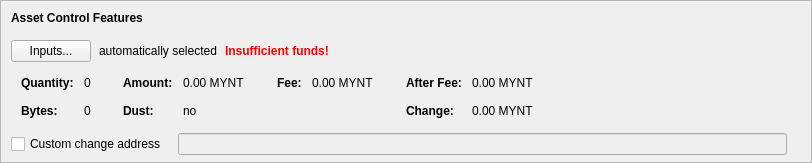
      <widget class="QFrame" name="frameAssetControl">
       <property name="sizePolicy">
        <sizepolicy hsizetype="Expanding" vsizetype="Fixed">
         <horstretch>0</horstretch>
         <verstretch>0</verstretch>
        </sizepolicy>
       </property>
       <property name="maximumSize">
        <size>
         <width>16777215</width>
         <height>16777215</height>
        </size>
       </property>
       <property name="frameShape">
        <enum>QFrame::StyledPanel</enum>
       </property>
       <property name="frameShadow">
        <enum>QFrame::Sunken</enum>
       </property>
       <layout class="QVBoxLayout" name="verticalLayoutAssetControl2">
        <property name="spacing">
         <number>0</number>
        </property>
        <property name="leftMargin">
         <number>0</number>
        </property>
        <property name="topMargin">
         <number>0</number>
        </property>
        <property name="rightMargin">
         <number>0</number>
        </property>
        <property name="bottomMargin">
         <number>6</number>
        </property>
        <item>
         <layout class="QVBoxLayout" name="verticalLayoutAssetControl" stretch="0,0,0,0,1">
          <property name="spacing">
           <number>0</number>
          </property>
          <property name="leftMargin">
           <number>10</number>
          </property>
          <property name="topMargin">
           <number>10</number>
          </property>
          <item>
           <layout class="QHBoxLayout" name="horizontalLayoutAssetControl1">
            <property name="bottomMargin">
             <number>15</number>
            </property>
            <item>
             <widget class="QLabel" name="labelAssetControlFeatures">
              <property name="sizePolicy">
               <sizepolicy hsizetype="Preferred" vsizetype="Maximum">
                <horstretch>0</horstretch>
                <verstretch>0</verstretch>
               </sizepolicy>
              </property>
              <property name="font">
               <font>
                <weight>75</weight>
                <bold>true</bold>
               </font>
              </property>
              <property name="styleSheet">
               <string notr="true">font-weight:bold;</string>
              </property>
              <property name="text">
               <string>Asset Control Features</string>
              </property>
             </widget>
            </item>
           </layout>
          </item>
          <item>
           <layout class="QHBoxLayout" name="horizontalLayoutAssetControl2" stretch="0,0,0,0">
            <property name="spacing">
             <number>8</number>
            </property>
            <property name="bottomMargin">
             <number>10</number>
            </property>
            <item>
             <widget class="QPushButton" name="pushButtonAssetControl">
              <property name="styleSheet">
               <string notr="true"/>
              </property>
              <property name="text">
               <string>Inputs...</string>
              </property>
              <property name="autoDefault">
               <bool>false</bool>
              </property>
             </widget>
            </item>
            <item>
             <widget class="QLabel" name="labelAssetControlAutomaticallySelected">
              <property name="text">
               <string>automatically selected</string>
              </property>
              <property name="margin">
               <number>5</number>
              </property>
             </widget>
            </item>
            <item>
             <widget class="QLabel" name="labelAssetControlInsuffFunds">
              <property name="font">
               <font>
                <weight>75</weight>
                <bold>true</bold>
               </font>
              </property>
              <property name="styleSheet">
               <string notr="true">color:red;font-weight:bold;</string>
              </property>
              <property name="text">
               <string>Insufficient funds!</string>
              </property>
              <property name="margin">
               <number>5</number>
              </property>
             </widget>
            </item>
            <item>
             <spacer name="horizontalSpacerAssetControl">
              <property name="orientation">
               <enum>Qt::Horizontal</enum>
              </property>
              <property name="sizeHint" stdset="0">
               <size>
                <width>40</width>
                <height>1</height>
               </size>
              </property>
             </spacer>
            </item>
           </layout>
          </item>
          <item>
           <widget class="QWidget" name="widgetAssetControl" native="true">
            <property name="sizePolicy">
             <sizepolicy hsizetype="Preferred" vsizetype="Preferred">
              <horstretch>0</horstretch>
              <verstretch>0</verstretch>
             </sizepolicy>
            </property>
            <property name="minimumSize">
             <size>
              <width>0</width>
              <height>0</height>
             </size>
            </property>
            <property name="styleSheet">
             <string notr="true"/>
            </property>
            <layout class="QHBoxLayout" name="horizontalLayoutAssetControl5">
             <property name="leftMargin">
              <number>0</number>
             </property>
             <property name="topMargin">
              <number>0</number>
             </property>
             <property name="rightMargin">
              <number>0</number>
             </property>
             <property name="bottomMargin">
              <number>0</number>
             </property>
             <item>
              <layout class="QHBoxLayout" name="horizontalLayoutAssetControl3" stretch="0,0,0,1">
               <property name="spacing">
                <number>20</number>
               </property>
               <property name="topMargin">
                <number>0</number>
               </property>
               <property name="bottomMargin">
                <number>10</number>
               </property>
               <item>
                <layout class="QFormLayout" name="formLayoutAssetControl1">
                 <property name="horizontalSpacing">
                  <number>10</number>
                 </property>
                 <property name="verticalSpacing">
                  <number>14</number>
                 </property>
                 <property name="leftMargin">
                  <number>10</number>
                 </property>
                 <property name="topMargin">
                  <number>4</number>
                 </property>
                 <property name="rightMargin">
                  <number>6</number>
                 </property>
                 <item row="0" column="0">
                  <widget class="QLabel" name="labelAssetControlQuantityText">
                   <property name="font">
                    <font>
                     <weight>75</weight>
                     <bold>true</bold>
                    </font>
                   </property>
                   <property name="text">
                    <string>Quantity:</string>
                   </property>
                   <property name="margin">
                    <number>0</number>
                   </property>
                  </widget>
                 </item>
                 <item row="0" column="1">
                  <widget class="QLabel" name="labelAssetControlQuantity">
                   <property name="cursor">
                    <cursorShape>IBeamCursor</cursorShape>
                   </property>
                   <property name="contextMenuPolicy">
                    <enum>Qt::ActionsContextMenu</enum>
                   </property>
                   <property name="text">
                    <string notr="true">0</string>
                   </property>
                   <property name="margin">
                    <number>0</number>
                   </property>
                   <property name="textInteractionFlags">
                    <set>Qt::LinksAccessibleByMouse|Qt::TextSelectableByKeyboard|Qt::TextSelectableByMouse</set>
                   </property>
                  </widget>
                 </item>
                 <item row="1" column="0">
                  <widget class="QLabel" name="labelAssetControlBytesText">
                   <property name="font">
                    <font>
                     <weight>75</weight>
                     <bold>true</bold>
                    </font>
                   </property>
                   <property name="text">
                    <string>Bytes:</string>
                   </property>
                  </widget>
                 </item>
                 <item row="1" column="1">
                  <widget class="QLabel" name="labelAssetControlBytes">
                   <property name="cursor">
                    <cursorShape>IBeamCursor</cursorShape>
                   </property>
                   <property name="contextMenuPolicy">
                    <enum>Qt::ActionsContextMenu</enum>
                   </property>
                   <property name="text">
                    <string notr="true">0</string>
                   </property>
                   <property name="textInteractionFlags">
                    <set>Qt::LinksAccessibleByMouse|Qt::TextSelectableByKeyboard|Qt::TextSelectableByMouse</set>
                   </property>
                  </widget>
                 </item>
                </layout>
               </item>
               <item>
                <layout class="QFormLayout" name="formLayoutAssetControl2">
                 <property name="horizontalSpacing">
                  <number>10</number>
                 </property>
                 <property name="verticalSpacing">
                  <number>14</number>
                 </property>
                 <property name="leftMargin">
                  <number>6</number>
                 </property>
                 <property name="topMargin">
                  <number>4</number>
                 </property>
                 <property name="rightMargin">
                  <number>6</number>
                 </property>
                 <item row="0" column="0">
                  <widget class="QLabel" name="labelAssetControlAmountText">
                   <property name="font">
                    <font>
                     <weight>75</weight>
                     <bold>true</bold>
                    </font>
                   </property>
                   <property name="text">
                    <string>Amount:</string>
                   </property>
                   <property name="margin">
                    <number>0</number>
                   </property>
                  </widget>
                 </item>
                 <item row="0" column="1">
                  <widget class="QLabel" name="labelAssetControlAmount">
                   <property name="cursor">
                    <cursorShape>IBeamCursor</cursorShape>
                   </property>
                   <property name="contextMenuPolicy">
                    <enum>Qt::ActionsContextMenu</enum>
                   </property>
                   <property name="text">
                    <string notr="true">0.00 MYNT</string>
                   </property>
                   <property name="textInteractionFlags">
                    <set>Qt::LinksAccessibleByMouse|Qt::TextSelectableByKeyboard|Qt::TextSelectableByMouse</set>
                   </property>
                  </widget>
                 </item>
                 <item row="1" column="0">
                  <widget class="QLabel" name="labelAssetControlLowOutputText">
                   <property name="font">
                    <font>
                     <weight>75</weight>
                     <bold>true</bold>
                    </font>
                   </property>
                   <property name="text">
                    <string>Dust:</string>
                   </property>
                  </widget>
                 </item>
                 <item row="1" column="1">
                  <widget class="QLabel" name="labelAssetControlLowOutput">
                   <property name="cursor">
                    <cursorShape>IBeamCursor</cursorShape>
                   </property>
                   <property name="contextMenuPolicy">
                    <enum>Qt::ActionsContextMenu</enum>
                   </property>
                   <property name="text">
                    <string notr="true">no</string>
                   </property>
                   <property name="textInteractionFlags">
                    <set>Qt::LinksAccessibleByMouse|Qt::TextSelectableByKeyboard|Qt::TextSelectableByMouse</set>
                   </property>
                  </widget>
                 </item>
                </layout>
               </item>
               <item>
                <layout class="QFormLayout" name="formLayoutAssetControl3">
                 <property name="horizontalSpacing">
                  <number>10</number>
                 </property>
                 <property name="verticalSpacing">
                  <number>14</number>
                 </property>
                 <property name="leftMargin">
                  <number>6</number>
                 </property>
                 <property name="topMargin">
                  <number>4</number>
                 </property>
                 <property name="rightMargin">
                  <number>6</number>
                 </property>
                 <item row="0" column="0">
                  <widget class="QLabel" name="labelAssetControlFeeText">
                   <property name="font">
                    <font>
                     <weight>75</weight>
                     <bold>true</bold>
                    </font>
                   </property>
                   <property name="text">
                    <string>Fee:</string>
                   </property>
                   <property name="margin">
                    <number>0</number>
                   </property>
                  </widget>
                 </item>
                 <item row="0" column="1">
                  <widget class="QLabel" name="labelAssetControlFee">
                   <property name="cursor">
                    <cursorShape>IBeamCursor</cursorShape>
                   </property>
                   <property name="contextMenuPolicy">
                    <enum>Qt::ActionsContextMenu</enum>
                   </property>
                   <property name="text">
                    <string notr="true">0.00 MYNT</string>
                   </property>
                   <property name="textInteractionFlags">
                    <set>Qt::LinksAccessibleByMouse|Qt::TextSelectableByKeyboard|Qt::TextSelectableByMouse</set>
                   </property>
                  </widget>
                 </item>
                </layout>
               </item>
               <item>
                <layout class="QFormLayout" name="formLayoutAssetControl4">
                 <property name="horizontalSpacing">
                  <number>10</number>
                 </property>
                 <property name="verticalSpacing">
                  <number>14</number>
                 </property>
                 <property name="leftMargin">
                  <number>6</number>
                 </property>
                 <property name="topMargin">
                  <number>4</number>
                 </property>
                 <property name="rightMargin">
                  <number>6</number>
                 </property>
                 <item row="0" column="0">
                  <widget class="QLabel" name="labelAssetControlAfterFeeText">
                   <property name="font">
                    <font>
                     <weight>75</weight>
                     <bold>true</bold>
                    </font>
                   </property>
                   <property name="text">
                    <string>After Fee:</string>
                   </property>
                   <property name="margin">
                    <number>0</number>
                   </property>
                  </widget>
                 </item>
                 <item row="0" column="1">
                  <widget class="QLabel" name="labelAssetControlAfterFee">
                   <property name="cursor">
                    <cursorShape>IBeamCursor</cursorShape>
                   </property>
                   <property name="contextMenuPolicy">
                    <enum>Qt::ActionsContextMenu</enum>
                   </property>
                   <property name="text">
                    <string notr="true">0.00 MYNT</string>
                   </property>
                   <property name="textInteractionFlags">
                    <set>Qt::LinksAccessibleByMouse|Qt::TextSelectableByKeyboard|Qt::TextSelectableByMouse</set>
                   </property>
                  </widget>
                 </item>
                 <item row="1" column="0">
                  <widget class="QLabel" name="labelAssetControlChangeText">
                   <property name="font">
                    <font>
                     <weight>75</weight>
                     <bold>true</bold>
                    </font>
                   </property>
                   <property name="text">
                    <string>Change:</string>
                   </property>
                  </widget>
                 </item>
                 <item row="1" column="1">
                  <widget class="QLabel" name="labelAssetControlChange">
                   <property name="cursor">
                    <cursorShape>IBeamCursor</cursorShape>
                   </property>
                   <property name="contextMenuPolicy">
                    <enum>Qt::ActionsContextMenu</enum>
                   </property>
                   <property name="text">
                    <string notr="true">0.00 MYNT</string>
                   </property>
                   <property name="textInteractionFlags">
                    <set>Qt::LinksAccessibleByMouse|Qt::TextSelectableByKeyboard|Qt::TextSelectableByMouse</set>
                   </property>
                  </widget>
                 </item>
                </layout>
               </item>
              </layout>
             </item>
            </layout>
           </widget>
          </item>
          <item>
           <layout class="QHBoxLayout" name="horizontalLayoutAssetControl4" stretch="0,0,0">
            <property name="spacing">
             <number>12</number>
            </property>
            <property name="sizeConstraint">
             <enum>QLayout::SetDefaultConstraint</enum>
            </property>
            <property name="topMargin">
             <number>5</number>
            </property>
            <property name="rightMargin">
             <number>5</number>
            </property>
            <item>
             <widget class="QCheckBox" name="checkBoxAssetControlChange">
              <property name="toolTip">
               <string>If this is activated, but the change address is empty or invalid, change will be sent to a newly generated address.</string>
              </property>
              <property name="text">
               <string>Custom change address</string>
              </property>
             </widget>
            </item>
            <item>
             <widget class="QValidatedLineEdit" name="lineEditAssetControlChange">
              <property name="enabled">
               <bool>false</bool>
              </property>
              <property name="sizePolicy">
               <sizepolicy hsizetype="Expanding" vsizetype="Fixed">
                <horstretch>0</horstretch>
                <verstretch>0</verstretch>
               </sizepolicy>
              </property>
             </widget>
            </item>
            <item>
             <widget class="QLabel" name="labelAssetControlChangeLabel">
              <property name="sizePolicy">
               <sizepolicy hsizetype="Preferred" vsizetype="Expanding">
                <horstretch>0</horstretch>
                <verstretch>0</verstretch>
               </sizepolicy>
              </property>
              <property name="minimumSize">
               <size>
                <width>0</width>
                <height>0</height>
               </size>
              </property>
              <property name="text">
               <string/>
              </property>
              <property name="margin">
               <number>3</number>
              </property>
             </widget>
            </item>
           </layout>
          </item>
          <item>
           <spacer name="verticalSpacerAssetControl">
            <property name="orientation">
             <enum>Qt::Vertical</enum>
            </property>
            <property name="sizeHint" stdset="0">
             <size>
              <width>800</width>
              <height>1</height>
             </size>
            </property>
           </spacer>
          </item>
         </layout>
        </item>
       </layout>
      </widget>
